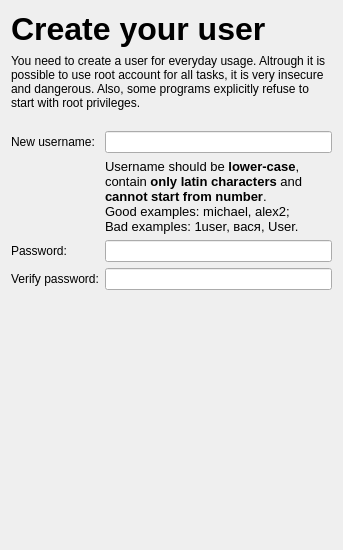
      <widget class="QWidget" name="createUserPage">
       <layout class="QVBoxLayout" name="verticalLayout_20">
        <item>
         <layout class="QHBoxLayout" name="horizontalLayout_41">
          <item>
           <widget class="QLabel" name="label_19">
            <property name="text">
             <string>&lt;!DOCTYPE HTML PUBLIC &quot;-//W3C//DTD HTML 4.0//EN&quot; &quot;http://www.w3.org/TR/REC-html40/strict.dtd&quot;&gt;
&lt;html&gt;&lt;head&gt;&lt;meta name=&quot;qrichtext&quot; content=&quot;1&quot; /&gt;&lt;style type=&quot;text/css&quot;&gt;
p, li { white-space: pre-wrap; }
&lt;/style&gt;&lt;/head&gt;&lt;body style=&quot; font-family:'Droid Sans'; font-size:10pt; font-weight:400; font-style:normal;&quot;&gt;
&lt;p style=&quot; margin-top:0px; margin-bottom:0px; margin-left:0px; margin-right:0px; -qt-block-indent:0; text-indent:0px;&quot;&gt;&lt;span style=&quot; font-family:'Tahoma'; font-size:24pt; font-weight:600;&quot;&gt;Create your user&lt;/span&gt;&lt;/p&gt;&lt;/body&gt;&lt;/html&gt;</string>
            </property>
            <property name="wordWrap">
             <bool>false</bool>
            </property>
           </widget>
          </item>
          <item>
           <spacer name="horizontalSpacer_29">
            <property name="orientation">
             <enum>Qt::Horizontal</enum>
            </property>
            <property name="sizeHint" stdset="0">
             <size>
              <width>40</width>
              <height>20</height>
             </size>
            </property>
           </spacer>
          </item>
          <item>
           <layout class="QVBoxLayout" name="verticalLayout_37">
            <item>
             <spacer name="verticalSpacer_35">
              <property name="orientation">
               <enum>Qt::Vertical</enum>
              </property>
              <property name="sizeType">
               <enum>QSizePolicy::Fixed</enum>
              </property>
              <property name="sizeHint" stdset="0">
               <size>
                <width>20</width>
                <height>9</height>
               </size>
              </property>
             </spacer>
            </item>
            <item>
             <widget class="QLabel" name="label_52">
              <property name="text">
               <string/>
              </property>
              <property name="pixmap">
               <pixmap>:/setupRoots/icons/logo_wide.svg</pixmap>
              </property>
             </widget>
            </item>
           </layout>
          </item>
         </layout>
        </item>
        <item>
         <widget class="QLabel" name="label_53">
          <property name="text">
           <string>You need to create a user for everyday usage. Altrough it is possible to use root account for all tasks, it is very insecure and dangerous. Also, some programs explicitly refuse to start with root privileges.</string>
          </property>
          <property name="wordWrap">
           <bool>true</bool>
          </property>
         </widget>
        </item>
        <item>
         <spacer name="verticalSpacer_17">
          <property name="orientation">
           <enum>Qt::Vertical</enum>
          </property>
          <property name="sizeType">
           <enum>QSizePolicy::Fixed</enum>
          </property>
          <property name="sizeHint" stdset="0">
           <size>
            <width>20</width>
            <height>15</height>
           </size>
          </property>
         </spacer>
        </item>
        <item>
         <layout class="QHBoxLayout" name="horizontalLayout_24">
          <item>
           <layout class="QGridLayout" name="gridLayout_2">
            <item row="0" column="0">
             <widget class="QLabel" name="label_20">
              <property name="text">
               <string>New username:</string>
              </property>
             </widget>
            </item>
            <item row="0" column="1">
             <widget class="QLineEdit" name="usernameEdit"/>
            </item>
            <item row="2" column="0">
             <widget class="QLabel" name="label_21">
              <property name="text">
               <string>Password:</string>
              </property>
             </widget>
            </item>
            <item row="2" column="1">
             <widget class="QLineEdit" name="userPasswordEdit">
              <property name="echoMode">
               <enum>QLineEdit::Password</enum>
              </property>
             </widget>
            </item>
            <item row="3" column="0">
             <widget class="QLabel" name="label_22">
              <property name="text">
               <string>Verify password:</string>
              </property>
             </widget>
            </item>
            <item row="3" column="1">
             <widget class="QLineEdit" name="userPasswordVerifyEdit">
              <property name="echoMode">
               <enum>QLineEdit::Password</enum>
              </property>
             </widget>
            </item>
            <item row="1" column="0">
             <spacer name="verticalSpacer_16">
              <property name="orientation">
               <enum>Qt::Vertical</enum>
              </property>
              <property name="sizeType">
               <enum>QSizePolicy::Fixed</enum>
              </property>
              <property name="sizeHint" stdset="0">
               <size>
                <width>20</width>
                <height>20</height>
               </size>
              </property>
             </spacer>
            </item>
            <item row="1" column="1">
             <widget class="QLabel" name="label_23">
              <property name="text">
               <string>&lt;!DOCTYPE HTML PUBLIC &quot;-//W3C//DTD HTML 4.0//EN&quot; &quot;http://www.w3.org/TR/REC-html40/strict.dtd&quot;&gt;
&lt;html&gt;&lt;head&gt;&lt;meta name=&quot;qrichtext&quot; content=&quot;1&quot; /&gt;&lt;style type=&quot;text/css&quot;&gt;
p, li { white-space: pre-wrap; }
&lt;/style&gt;&lt;/head&gt;&lt;body style=&quot; font-family:'Droid Sans'; font-size:10pt; font-weight:400; font-style:normal;&quot;&gt;
&lt;p style=&quot; margin-top:0px; margin-bottom:0px; margin-left:0px; margin-right:0px; -qt-block-indent:0; text-indent:0px;&quot;&gt;&lt;span style=&quot; font-family:'Tahoma';&quot;&gt;Username should be &lt;/span&gt;&lt;span style=&quot; font-family:'Tahoma'; font-weight:600;&quot;&gt;lower-case&lt;/span&gt;&lt;span style=&quot; font-family:'Tahoma';&quot;&gt;, contain &lt;/span&gt;&lt;span style=&quot; font-family:'Tahoma'; font-weight:600;&quot;&gt;only latin characters&lt;/span&gt;&lt;span style=&quot; font-family:'Tahoma';&quot;&gt; and &lt;/span&gt;&lt;span style=&quot; font-family:'Tahoma'; font-weight:600;&quot;&gt;cannot start from number&lt;/span&gt;&lt;span style=&quot; font-family:'Tahoma';&quot;&gt;. &lt;/span&gt;&lt;/p&gt;
&lt;p style=&quot; margin-top:0px; margin-bottom:0px; margin-left:0px; margin-right:0px; -qt-block-indent:0; text-indent:0px;&quot;&gt;&lt;span style=&quot; font-family:'Tahoma';&quot;&gt;Good examples: michael, alex2; &lt;/span&gt;&lt;/p&gt;
&lt;p style=&quot; margin-top:0px; margin-bottom:0px; margin-left:0px; margin-right:0px; -qt-block-indent:0; text-indent:0px;&quot;&gt;&lt;span style=&quot; font-family:'Tahoma';&quot;&gt;Bad examples: 1user, вася, User.&lt;/span&gt;&lt;/p&gt;&lt;/body&gt;&lt;/html&gt;</string>
              </property>
              <property name="wordWrap">
               <bool>true</bool>
              </property>
             </widget>
            </item>
           </layout>
          </item>
         </layout>
        </item>
        <item>
         <spacer name="verticalSpacer_18">
          <property name="orientation">
           <enum>Qt::Vertical</enum>
          </property>
          <property name="sizeHint" stdset="0">
           <size>
            <width>20</width>
            <height>249</height>
           </size>
          </property>
         </spacer>
        </item>
       </layout>
      </widget>
